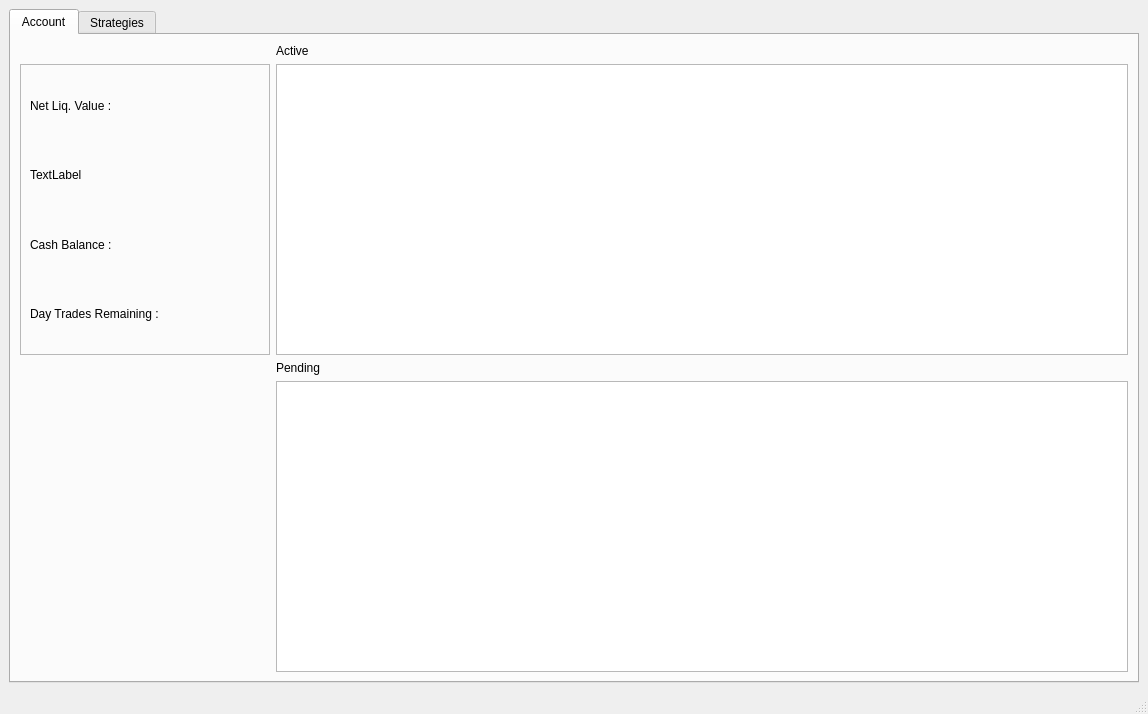
<?xml version="1.0" encoding="UTF-8"?>
<ui version="4.0">
 <class>MainWindow</class>
 <widget class="QMainWindow" name="MainWindow">
  <property name="geometry">
   <rect>
    <x>0</x>
    <y>0</y>
    <width>1148</width>
    <height>714</height>
   </rect>
  </property>
  <property name="windowTitle">
   <string>MainWindow</string>
  </property>
  <widget class="QWidget" name="centralwidget">
   <layout class="QVBoxLayout" name="verticalLayout">
    <item>
     <widget class="QTabWidget" name="tabWidget">
      <property name="currentIndex">
       <number>0</number>
      </property>
      <widget class="QWidget" name="accountTab">
       <attribute name="title">
        <string>Account</string>
       </attribute>
       <layout class="QGridLayout" name="gridLayout">
        <item row="3" column="1">
         <widget class="QTableWidget" name="pendingOrdersTable"/>
        </item>
        <item row="0" column="1">
         <widget class="QLabel" name="activeLabel">
          <property name="text">
           <string>Active</string>
          </property>
         </widget>
        </item>
        <item row="2" column="1">
         <widget class="QLabel" name="pendingLabel">
          <property name="text">
           <string>Pending</string>
          </property>
         </widget>
        </item>
        <item row="1" column="1">
         <widget class="QTableWidget" name="activePositionsTable">
          <property name="editTriggers">
           <set>QAbstractItemView::DoubleClicked</set>
          </property>
          <property name="tabKeyNavigation">
           <bool>false</bool>
          </property>
          <property name="showDropIndicator" stdset="0">
           <bool>false</bool>
          </property>
          <property name="dragDropOverwriteMode">
           <bool>false</bool>
          </property>
          <property name="wordWrap">
           <bool>true</bool>
          </property>
         </widget>
        </item>
        <item row="1" column="0">
         <widget class="QFrame" name="accountValueFrame">
          <property name="minimumSize">
           <size>
            <width>250</width>
            <height>0</height>
           </size>
          </property>
          <property name="frameShape">
           <enum>QFrame::StyledPanel</enum>
          </property>
          <property name="frameShadow">
           <enum>QFrame::Raised</enum>
          </property>
          <layout class="QVBoxLayout" name="verticalLayout_2">
           <item>
            <widget class="QLabel" name="netLiquidationValueLabel">
             <property name="text">
              <string>Net Liq. Value :</string>
             </property>
            </widget>
           </item>
           <item>
            <widget class="QLabel" name="currentAvailableFundsLabel">
             <property name="text">
              <string>TextLabel</string>
             </property>
            </widget>
           </item>
           <item>
            <widget class="QLabel" name="cashBalanceLabel">
             <property name="text">
              <string>Cash Balance :</string>
             </property>
            </widget>
           </item>
           <item>
            <widget class="QLabel" name="dayTradesRemainingLabel">
             <property name="text">
              <string>Day Trades Remaining :</string>
             </property>
            </widget>
           </item>
          </layout>
         </widget>
        </item>
       </layout>
      </widget>
      <widget class="QWidget" name="strategiesTab">
       <attribute name="title">
        <string>Strategies</string>
       </attribute>
       <widget class="QComboBox" name="strategiesListCombo">
        <property name="geometry">
         <rect>
          <x>40</x>
          <y>50</y>
          <width>201</width>
          <height>22</height>
         </rect>
        </property>
        <item>
         <property name="text">
          <string>EarningsVolatilityStrat</string>
         </property>
        </item>
       </widget>
       <widget class="QPushButton" name="pushButton">
        <property name="geometry">
         <rect>
          <x>270</x>
          <y>50</y>
          <width>80</width>
          <height>22</height>
         </rect>
        </property>
        <property name="text">
         <string>OK</string>
        </property>
       </widget>
      </widget>
     </widget>
    </item>
   </layout>
  </widget>
  <widget class="QMenuBar" name="menubar">
   <property name="geometry">
    <rect>
     <x>0</x>
     <y>0</y>
     <width>1148</width>
     <height>19</height>
    </rect>
   </property>
  </widget>
  <widget class="QStatusBar" name="statusbar"/>
 </widget>
 <resources/>
 <connections/>
</ui>
